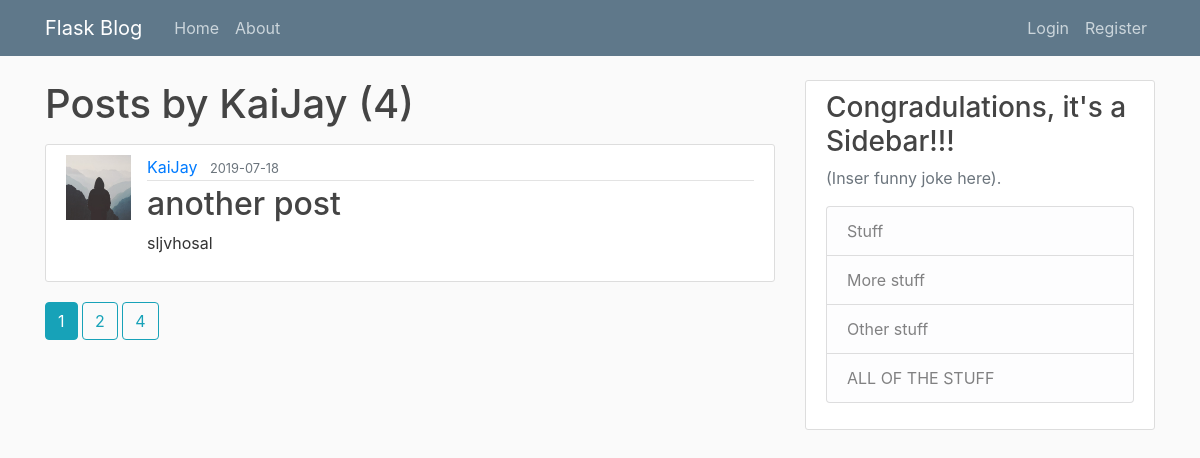
Screenshot of /user/KaiJay with the database file from the repository.
### flaskblog/models.py (models this page shows, shortened)
class User(db.Model, UserMixin):
    id = db.Column(db.Integer, primary_key=True)
    username = db.Column(db.String(20), unique=True, nullable=False)
    email = db.Column(db.String(120), unique=True, nullable=False)
    image_file = db.Column(db.String(20), nullable=False, default='default.jpg')
    password = db.Column(db.String(60),nullable=False)
    posts = db.relationship('Post', backref='author', lazy=True)

class Post(db.Model):
    id = db.Column(db.Integer, primary_key=True)
    title = db.Column(db.String(100), nullable=False)
    date_posted = db.Column(db.DateTime, nullable=False, default=datetime.utcnow)
    content = db.Column(db.Text, nullable=False)
    user_id = db.Column(db.Integer, db.ForeignKey('user.id'), nullable=False)

### flaskblog/users/routes.py (the view)
@users.route("/user/<string:username>")
def user_posts(username):
    page = request.args.get('page', 1, type=int)
    user = User.query.filter_by(username=username).first_or_404()
    posts = Post.query.filter_by(author=user)\
        .order_by(Post.date_posted.desc())\
        .paginate(page=page, per_page=1)
    return render_template('user_posts.html', posts=posts, user=user)

### flaskblog/templates/user_posts.html (shortened to what this page needs)
{% extends "layout.html" %}
{% block content %}
    <h1 class="mb-3">Posts by {{ user.username }} ({{ posts.total }})</h1>
    {% for post in posts.items %}
        <article class="media content-section">
            <img class="reounded-circle article-img" src="{{ url_for('static', filename='profile_pics/' + post.author.image_file) }}">
            <div class="media-body">
                <div class="article-metadata">
                    <a class="mr-2" href="{{ url_for('users.user_posts', username=post.author.username) }}">{{ post.author.username }}</a>
                    <small class="text-muted">{{ post.date_posted.strftime('%Y-%m-%d') }}</small>
                </div>
                <h2><a class="article-title" href="{{ url_for('posts.post', post_id=post.id) }}">{{ post.title }}</a></h2>
                <p class="article-content">{{ post.content }}</p>
            </div>
        </article>
    {% endfor %}
    {% for page_num in posts.iter_pages(left_edge=1, right_edge=1, left_current=1, right_current=2) %}
        {% if page_num %}
            {% if posts.page == page_num %}
                <a class="btn btn-info mb-4" href="{{ url_for('users.user_posts', username=user.username, page=page_num) }}">{{ page_num }}</a>
            {% else %}
                <a class="btn btn-outline-info mb-4" href="{{ url_for('users.user_posts', username=user.username, page=page_num) }}">{{ page_num }}</a>
            {% endif %}
        {% endif %}
    {% endfor %}
{% endblock content %}

### flaskblog/static/main.css (style rules this page uses)
body { background: #fafafa; color: #333333; margin-top: 5rem; }
h1, h2, h3, h4, h5, h6 { color: #444444; }
.content-section { background: #ffffff; padding: 10px 20px; border: 1px solid #dddddd; border-radius: 3px; margin-bottom: 20px; }
.article-title { color: #444444; }
.article-content { white-space: pre-line; }
.article-img { height: 65px; width: 65px; margin-right: 16px; }
.article-metadata { padding-bottom: 1px; margin-bottom: 4px; border-bottom: 1px solid #e3e3e3 }

### rows the page displays
User: username "KaiJay"
Post: image_file (placeholder picture), author.username "KaiJay", date_posted "2019-07-18", title "another post", content "sljvhosal"

### other values shown
{{ posts.total }} "4"
{{ page_num }} "1"
{{ page_num }} "2" "4"
